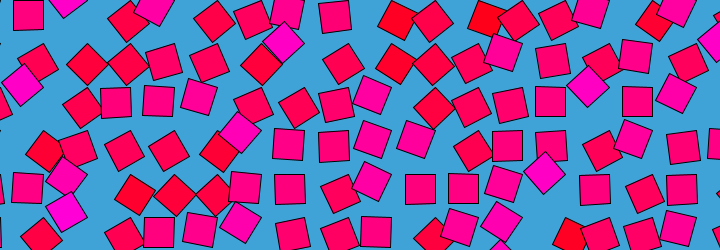
Frame 1 (no input)
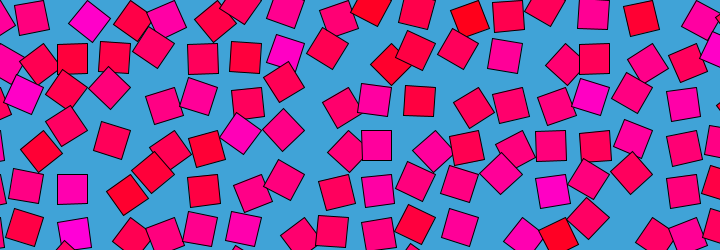
Frame 60 (the mouse pressed at the canvas centre just before this capture)
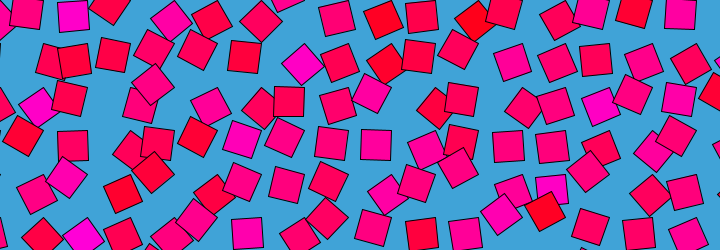
Frame 120 (the mouse held since frame 60 and released just before this capture)

The Processing sketch that drew these frames (run headless with seeded random() and noise(); from frame 60 on, the mouse is pressed at the canvas centre):

// Processing sketch: processing_67028
// ── processing_67028.pde

float tam = 30;
  float diag = sqrt(2);

void setup() {
  size (720, 250);
}

void cuad(int i, int j) {

  fill(255, 0, 255* noise(i, j));
  float x = i * tam * 1.45;
  float y = j * tam * 1.45;
  float angle = map(frameCount/1000, 0, 999, 0, TWO_PI) + PI * noise(i, j, frameCount/30.);

  beginShape();
  vertex(x , y);
  vertex(x + tam * cos(angle), y + tam * sin(angle));
  vertex(x + tam* cos(QUARTER_PI + angle) * diag, y + tam * sin(QUARTER_PI + angle) * diag);
  vertex(x + tam * cos(HALF_PI + angle), y + tam * sin(HALF_PI + angle));
  vertex(x , y);  
  endShape();
  
}

void draw() {
  background (64, 163, 215);

  for (int i = 0; i < width / (tam ); i++) {
    for (int j = 0; j < height / (tam); j++) {
      cuad(i, j);
    }
  }
}
